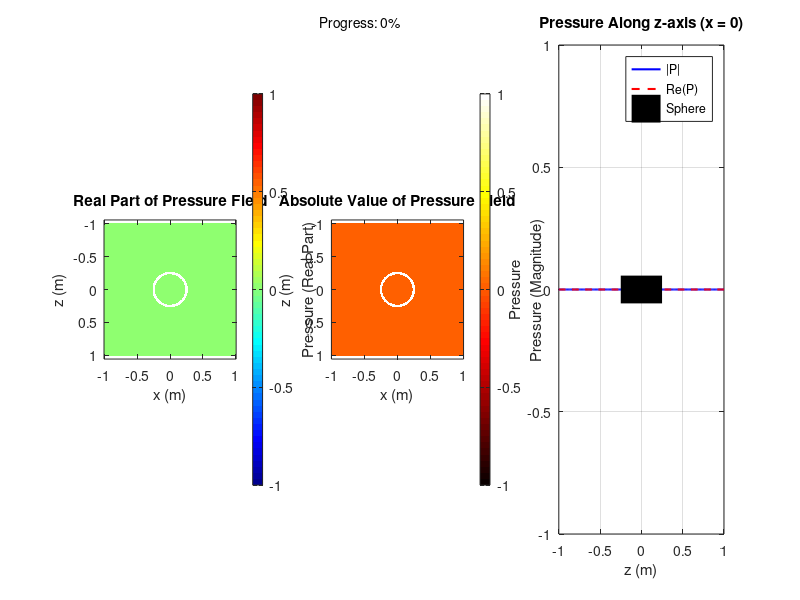

Source code (MATLAB): (Note: this script raises an error after producing the figure.)
%% Anderson Sphere Scattering Example
% This script demonstrates the acoustic scattering from a fluid sphere using
% Anderson's analytical solution. It visualizes both the real part and magnitude
% of the scattered pressure field in the xz-plane.
%
% The visualization is created progressively, starting from the center and working
% outward, to provide a real-time view of the computation progress.

%% Clean workspace
clear
close all

%% Add functions to path
addpath(genpath("."))

%% Define physical parameters
% Medium properties (normalized units)
c0 = 1.0;        % Speed of sound in surrounding medium
rho0 = 1.0;      % Density of surrounding medium

% Sphere properties
c1 = 2.0;        % Speed of sound in sphere
rho1 = 2.0;      % Density of sphere
R = 0.25;         % Sphere radius

% Wave properties
f = 5.0;         % Base frequency
omega = 2*pi*f;   % Angular frequency
order = 100;       % Maximum order for modal expansion
D = 1.2;          % Point source distance on the z-axis

% Wavelength in the background medium
fprintf('Wavelength in the background medium: %.3f m\n', c0/f)

%% Setup computational grid
% Define spatial grid in xz-plane (y = 0)
grid_points = 201;
domain_size = 1.0;
x_range = linspace(-domain_size, domain_size, grid_points);
z_range = linspace(-domain_size, domain_size, grid_points);
[X, Z] = meshgrid(x_range, z_range);

% Initialize pressure field
P = zeros(size(X));

%% Setup visualization
figure('Position', [100 100 1500 400], 'Name', 'Anderson Sphere Scattering')

% Setup real part subplot
ax(1) = subplot(1,3,1);
h1 = imagesc(x_range, z_range, real(P));
axis equal
colormap(ax(1),'jet')
cb1 = colorbar;
ylabel(cb1, 'Pressure (Real Part)')
title('Real Part of Pressure Field')
xlabel('x (m)')
ylabel('z (m)')
hold on

% Draw sphere outline
theta = linspace(0, 2*pi, 100);
plot(R*cos(theta), R*sin(theta), 'w.', 'LineWidth', 3)
hold off

% Setup magnitude subplot
ax(2) = subplot(1,3,2);
h2 = imagesc(x_range, z_range, abs(P));
axis equal
colormap(ax(2),'hot')
cb2 = colorbar;
ylabel(cb2, 'Pressure (Magnitude)');
title('Absolute Value of Pressure Field')
xlabel('x (m)')
ylabel('z (m)')
hold on
plot(R*cos(theta), R*sin(theta), 'w.', 'LineWidth', 3)
hold off

% Setup z-axis line plot
ax(3) = subplot(1,3,3);
h3 = plot(z_range, zeros(size(z_range)), 'b-', 'LineWidth', 1.5);
hold on
plot(z_range, zeros(size(z_range)), 'r--', 'LineWidth', 1.5);
plot([-R R], [0 0], 'k', 'LineWidth', 20);  % Sphere boundaries
xlabel('z (m)')
ylabel('Pressure')
title('Pressure Along z-axis (x = 0)')
legend('|P|', 'Re(P)', 'Sphere', 'Location', 'best')
grid on
hold off

%% Calculate pressure field
% Process points in order of increasing distance from center for better visualization
center_i = ceil(grid_points/2);
center_j = ceil(grid_points/2);

% Create flat indices and calculate distances from center
[X_flat, Z_flat] = meshgrid(1:grid_points, 1:grid_points);
X_flat = X_flat(:);
Z_flat = Z_flat(:);
distances = sqrt((X_flat - center_i).^2 + (Z_flat - center_j).^2);
[~, order_indices] = sort(distances);

% Setup progress display
num_points = numel(X);
point_count = 0;
txt = annotation('textbox', [0.4, 0.95, 0.2, 0.05], ...
                'String', 'Progress: 0%', ...
                'EdgeColor', 'none', ...
                'HorizontalAlignment', 'center');

% Process points and update visualization
update_interval = 10;  % Update display every N points
p_abs_min = inf;
for idx = 1:length(order_indices)
    i = X_flat(order_indices(idx));
    j = Z_flat(order_indices(idx));
    
    % Calculate pressure only for points outside the sphere
    if sqrt(X(j,i)^2 + Z(j,i)^2) > R
        % Calculate pressure at current point
        p = [X(j,i); 0; Z(j,i)];  % Point in 3D space (y = 0)

        % Main computation
        P(j,i) = computeAndersonSphereSolution(p, c0, rho0, c1, rho1, R, omega, order, ...
            kind='point-source', D=D);

        % Update visualization periodically
        if mod(point_count, update_interval) == 0
            % Update pressure field plots
            set(h1, 'CData', real(P));
            set(h2, 'CData', abs(P));
            
            % Update color limits for consistent visualization
            p_real_max = max(abs(real(P(:))));
            p_abs_max = max(abs(P(:)));
            if abs(P(j,i)) < p_abs_min
                p_abs_min = abs(P(j,i));
            end

            if ~any(isnan([p_real_max, p_abs_max]))
                subplot(1,3,1); clim([-p_real_max, p_real_max]);
                if p_abs_max > p_abs_min
                    subplot(1,3,2); clim([p_abs_min, p_abs_max]);
                end
                
                % Update z-axis line plot
                z_line_idx = center_i * ones(size(z_range));
                p_z_line = P(:, center_i);
                set(h3, 'XData', z_range, 'YData', abs(p_z_line));
                h3.Parent.Children(2).YData = real(p_z_line);
                h3.Parent.YLim = [-p_real_max, p_real_max];
            end
            
            % Update progress display
            progress = point_count / num_points * 100;
            txt.String = sprintf('Progress: %.1f%%', progress);
            drawnow limitrate
        end
    end
    
    point_count = point_count + 1;
end

% Final update
txt.String = '';
drawnow

%% Add title with simulation parameters
sgtitle(sprintf(['Acoustic Scattering from Fluid Sphere\n', ...
                 'c₁/c₀ = %.1f, ρ₁/ρ₀ = %.1f, kR = %.1f'], ...
                 c1/c0, rho1/rho0, omega/c0*R), ...
        'FontSize', 12);